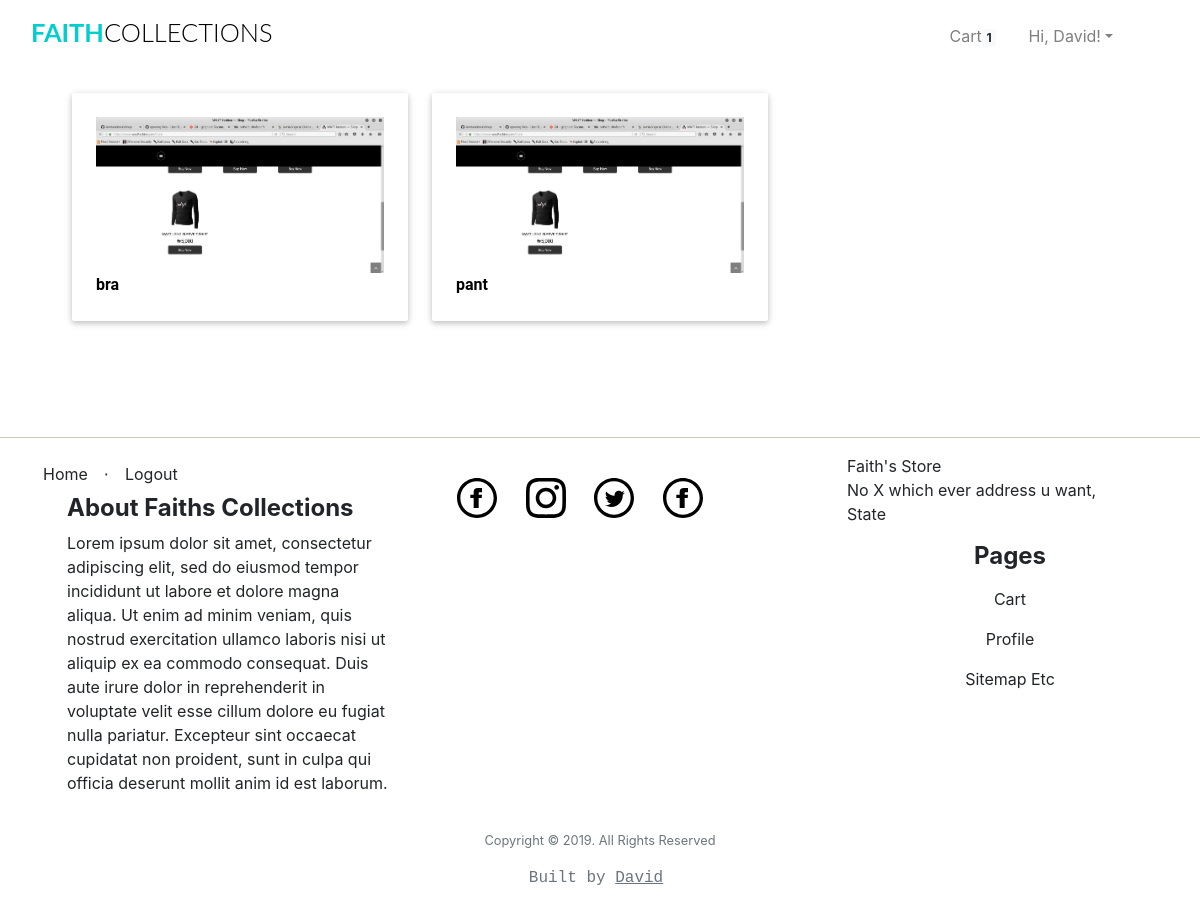
/home/ (signed in), run on the app's committed database.
### app/models.py (models this page shows, shortened)
class User(UserMixin, db.Model):
	__tablename__="user"
	id = db.Column(db.Integer, primary_key=True)
	firstname = db.Column(db.String(24), index=True)
	lastname = db.Column(db.String(24), index=True)
	email = db.Column(db.String(50), index=True, unique=True)
	password_hash = db.Column(db.String)
	phonenumber = db.Column(db.String(18), index=True, unique=True)
	is_admin = db.Column(db.Boolean, default = False)
	order = db.relationship("Order", backref='ordered_products')
	kart = db.relationship('Kart', uselist=False, backref='user_kart')
	shipping_info = db.relationship('ShippingInfo', backref='shipping',lazy='dynamic')

class Categories(db.Model):
	id = db.Column(db.Integer, primary_key=True)
	category_name  = db.Column(db.String(20), index = True)
	product = db.relationship('Products', backref='products_categories')

### app/home/routes.py (the view)
@home.route('/home/')
def homepage():
	categories = Categories.query.all()
	products = Products.query.all()
	if current_user.is_anonymous:
		count = 0
	else:
		count = Kart.query.filter_by(user_id =current_user.id).count()
	return render_template("home/index.html", title = 'Website name',
	categories = categories, products = products, count=count)

### app/models.py (called while the page is built)
@login_manager.user_loader
def load_user(id):
    return User.query.get(int(id))

### app/templates/home/index.html (shortened to what this page needs)
{% extends "base.html" %}
{% block body %}
<body>
	<div class="container-fluid">
	{% if categories %}
	<div class="row d-block">
		{% for category in categories %}
	<a href="{{ url_for('home.shop_by_category', category_name=category.category_name) }}">
		<div class="col l4 s12 m6" >
			<div class="card-panel hoverable" style="max-height:270px; background-color:#FFFFFF;">
					<div class="card-image" style="margin-left:auto;margin-right: auto;">
							<img class="responsive-img" src="{{url_for('static', filename = 'test.png')}}"  >
							<div class="caption">
							<span class="card-title" style="margin-bottom:7px;">
								<strong style="font-size:16px;font-family: 'Roboto', sans-serif;color: #000;">
									{{ category.category_name }}
								</strong>
							</span>
							</div>
						</div>
				</div>
		</div>
	</a>
		{% endfor %}
	</div>
	{% endif %}
	</div>
</body>
{% endblock %}

### app/templates/base.html (shortened to what this page needs)
<html>
    <head>
        <link href="{{ url_for('static', filename='css/bootstrap.min.css') }}"rel="stylesheet">
        <link href="{{ url_for('static', filename='css/st.css') }}"rel="stylesheet">
    </head>
    <body>
            <div class="container-fluid mt-1 mb-3">
                <nav class="navbar navbar-expand-lg navbar-light">
                    <h1 class="brand_name">
                        <a class="navbar-brand" href="{{ url_for('home.homepage') }}">Faith<span>Collections</span></a>
                    </h1>
                    <div class="collapse navbar-collapse" id="navbarTogglerDemo03">
                    <ul class="navbar-nav ml-auto mr-5 mt-2 mt-lg-0">
                            {% if current_user.is_authenticated %}
                            {% if current_user.is_admin %}
                            <li class="nav-item ml-3">
                              <a class="nav-link active" href="{{ url_for('home.admin_dashboard') }}">Dashboard</a>
                            </li>
                            <li class="nav-item ml-3">
                              <a class="nav-link" href="{{ url_for('admin.list_categories') }}">Categories</a>
                            </li>
                            <li class="nav-item ml-3">
                              <a class="nav-link" href="{{ url_for('admin.list_products') }}">Products</a>
                            </li>
                            <li class="nav-item ml-3">
                              <a class="nav-link" href="{{ url_for('admin.list_orders') }}" >Orders</a>
                            </li>
                            {% else %}
                              <li class="nav-item ml-3">
                                <a class="nav-link" href="{{ url_for('users.cart') }}">Cart<span class="badge badge-light">{{ count }}</span></a>
                              </li>
                              {% endif %}
                              <li class="nav-item dropdown ml-3">
                                    <a class="nav-link dropdown-toggle" data-toggle="dropdown" href="#" role="button" aria-haspopup="true" aria-expanded="false">
                                        Hi, {{ current_user.firstname }}!</a>
                                  </li>
                                    {% endif %}
                    </ul>
                    </div>
                </nav>
            </div>
    <div class=" container">
            {% block body %}
            {% endblock %}
    </div>
    <div class="push"></div>
    <hr class="footer-break"></hr>
    <div class="container-fluid">
        <footer class="footer">
                <div class="row">
                        <div class="col">
                                <ul class="nav">
                                    <li class=" nav-item" ><a class="nav-link footer-links" href="{{ url_for('home.homepage') }}">Home</a></li>
                                    <li class="footer-menu-divider mt-2">⋅</li>
                                    {% if current_user.is_authenticated %}
                                        <li class=" nav-item" ><a class="nav-link footer-links" href="{{ url_for('auth.logout') }}">Logout</a></li>
                                    {% else %}
                                        <li class=" nav-item" ><a class="nav-link footer-links" href="{{ url_for('auth.register') }}">Register</a></li>
                                        <li class="footer-menu-divider mt-2">⋅</li>
                                        <li class=" nav-item" ><a class="nav-link footer-links" href="{{ url_for('auth.login') }}">Login</a></li>
                                    {% endif %}
                                </ul>
                                <ul class="d-block">
                                     <li class="d-block"><h6 class="footer-title" style="text-align:start;">About Faiths Collections</h6></li>
                                    <li class="d-block">
                                        <p>
                                                Lorem ipsum dolor sit amet, consectetur adipiscing elit,
                                                sed do eiusmod tempor incididunt ut labore et dolore magna aliqua. Ut enim ad minim veniam,
                                                quis nostrud exercitation ullamco laboris nisi ut aliquip ex ea commodo consequat.
                                                Duis aute irure dolor in reprehenderit in voluptate velit esse cillum dolore eu fugiat nulla pariatur.
                                                Excepteur sint occaecat cupidatat non proident,
                                                sunt in culpa qui officia deserunt mollit anim id est laborum.
                                        </p>
                                    </li>
                                </ul>
                        </div>
                        <div class="col">
                                <ul class="d-inline-block mt-4">
                                <li class="d-inline-block mr-4 mb-2">
                                    <a href="#">
                                        <img src="{{url_for('static',filename='iconmonstr-facebook.svg')}}" class="img-responsive svg-footer">
                                    </a>
                                    </li>
                                 <li class="d-inline-block mr-4 mb-2">
                                     <a href="#">
                                        <img src="{{url_for('static',filename='iconmonstr-instagram.svg')}}" class="img-responsive svg-footer">
                                     </a>
                                </li>
                                <li class="d-inline-block mr-4 mb-2">
                                    <a href="#">
                                        <img src="{{url_for('static',filename='iconmonstr-twitter.svg')}}" class="img-responsive svg-footer">
                                    </a>
                                </li>
                                <li class="d-inline-block mr-4 mb-2">
                                    <a href="#">
                                        <img src="{{url_for('static',filename='iconmonstr-facebook.svg')}}" class="img-responsive svg-footer">
                                    </a>
                                </li>
                                </ul>
                        </div>
                        <div class="col">
                            <ul class="d-block">
                                <li class="d-block"><address>Faith's Store<br>No X which ever address u want,<br> State</address></li>
                                <li class="d-block"><h6 class="footer-title">Pages</h6></li>
                                <li class="d-block"><a class="nav-link footer-links" href="{{url_for('users.cart')}}">cart</a></li>
                                <li class="d-block"><a class="nav-link footer-links" href="{{url_for('users.profile')}}">profile</a></li>
                                <li class="d-block"><a class="nav-link footer-links" href="#">sitemap etc</a></li>
                              </ul>
                        </div>
                </div>
                <p class="copyright text-muted small text-center">Copyright © 2019. All Rights Reserved</p>
                <p class="small text-center owner text-muted"> Built by <a class="mr-2" href="https://github.com/Iamdavidonuh">David</a> </p>
        </footer>
    </div>
    </body>
</html>

### app/static/css/st.css (style rules this page uses)
.svg-footer { height: 2.5em; width: 2.5em; }
.footer-break { background-color:#e0e0d1; }
.footer-title { font-weight: bold; font-size: 1.5em; text-align: center; }
.footer-links { text-align: center; color: inherit; text-decoration:none; text-transform: capitalize; }
.owner { font-family: 'Courier New', Courier, monospace; font-size: 1.0em; }
.owner > a { text-decoration: underline; color: inherit; }
.brand_name .navbar-brand { font-size:1.59rem; text-transform: uppercase; font-family: 'Lato', sans-serif; font-weight: 700; color: #333; }
.brand_name >.navbar-brand { color:#01CFCF; text-decoration: none; }
.brand_name >.navbar-brand span { color: #000; font-weight: 300; }
.push { height:4em; }
img.responsive-img, video.responsive-video { max-width: 100%; height: auto; }
.card-panel { -webkit-transition:-webkit-box-shadow .25s; transition:-webkit-box-shadow .25s; transition:box-shadow .25s; transition:box-shadow .25s, -webkit-box-shadow .25s;padding:24px; margin:.5rem 0 1rem 0; border-radius:2px;background-color:#fff; box-shadow: 0 2px 5px 0 rgba(0,0,0,0.16),0 2px 10px 0 rgba(0,0,0,0.12); }
.hoverable { -webkit-transition:-webkit-box-shadow .25s; transition:-webskit-box-shadow .25s; transition:box-shadow .25s; transition:box-shadow .25s, -webkit-box-shadow .25s }
.row { margin-left: auto; margin-right: auto; margin-bottom: 20px; }
.row:after { content: ""; display: table; clear: both; }
.row .col { float: left; -webkit-box-sizing: border-box; box-sizing: border-box; padding: 0 0.75rem; min-height: 1px; }
.row .col.s12 { width: 100%; margin-left: auto; left: auto; right: auto; }
@media only screen and (min-width: 601px) { .row .col.m6 { width: 50%; margin-left: auto; left: auto; right: auto; } }
@media only screen and (min-width: 993px) { .row .col.l4 { width: 33.3333333333%; margin-left: auto; left: auto; right: auto; } }

### data on the page
User: firstname "David"
Categories: category_name "bra"
Categories: category_name "pant"

### other printed values
{{ count }} "1"
